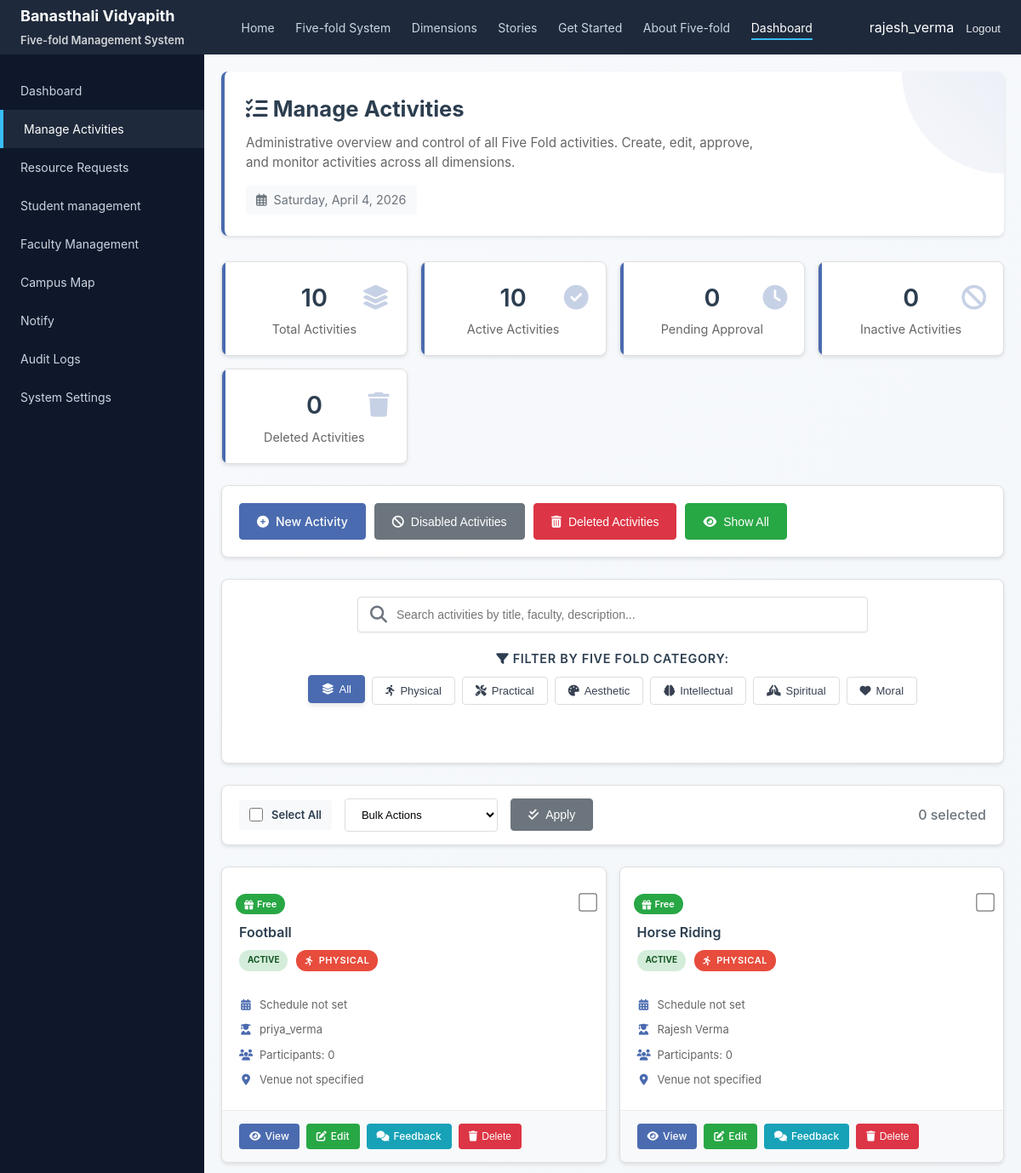
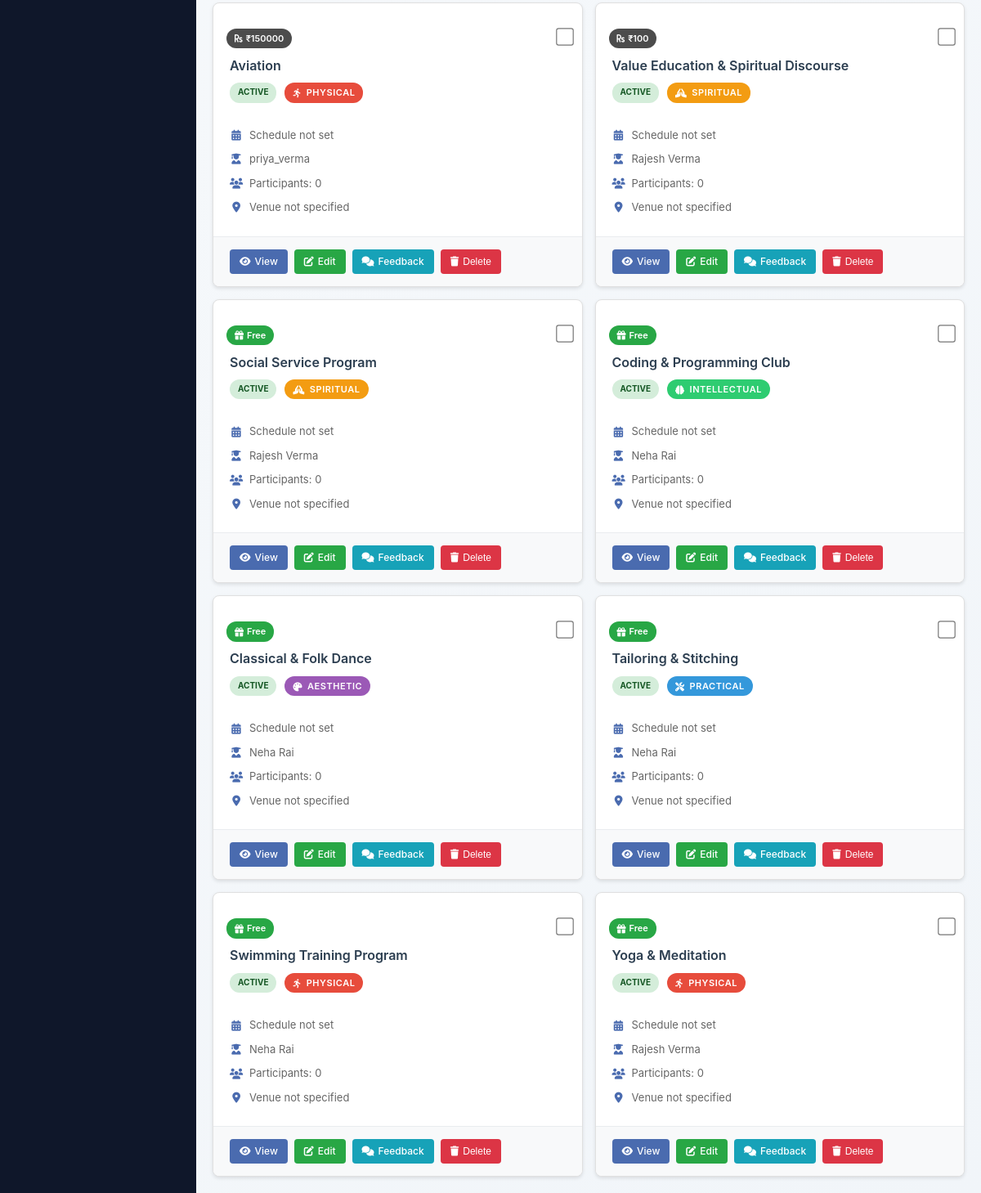
Page /admin-panel/activities/manage/ (signed in) on the committed database (2 pictures, top to bottom).
### activities_app/models.py (models this page shows, shortened)
class Activity(models.Model):
    title = models.CharField(max_length=200)
    description = models.TextField()
    fold = models.CharField(max_length=50)
    total_seats = models.IntegerField()
    filled_seats = models.IntegerField()
    quick_notes = models.TextField(blank=True)
    fee = models.PositiveIntegerField(default=0)
    latitude = models.FloatField(null=True, blank=True)
    longitude = models.FloatField(null=True, blank=True)
    faculty = models.ForeignKey(
        User,
        on_delete=models.CASCADE,
        related_name="activities"
    )

### activities_app/admin_views.py (the view)
@login_required
@user_passes_test(is_admin)
def manage_activities(request):
    activities = Activity.objects.select_related("faculty").order_by("-id")
    return render(
        request,
        "activities_app/admin/manage_activities.html",
        {"activities": activities},
    )

### activities_app/admin_views.py (called while the page is built)
def is_admin(user):
    return user.is_staff or user.is_superuser

### activities_app/templates/activities_app/admin/manage_activities.html (shortened to what this page needs)
{% load static %}
<!DOCTYPE html>
<html lang="en">
<head>
    <link rel="stylesheet" href="{% static 'auth_app/css/dashboard.css' %}">
    <link rel="stylesheet" href="{% static 'activities_app/css/browse_activities.css' %}">
    <link rel="stylesheet" href="https://cdnjs.cloudflare.com/ajax/libs/font-awesome/6.4.0/css/all.min.css">
</head>
<body class="faculty-dashboard">
<header class="top-nav">
    <div class="logo">
        <strong>Banasthali Vidyapith</strong><br>
        <span style="font-size:13px; opacity:0.8;">
            Five-fold Management System
        </span>
    </div>
    <nav>
        <a href="/">Home</a>
        <a href="/fivefold/">Five-fold System</a>
        <a href="/dimensions/">Dimensions</a>
        <a href="/stories/">Stories</a>
        <a href="/get-started/">Get Started</a>
        <a href="/about/">About Five-fold</a>
        <a href="{% url 'admin_dashboard' %}" class="active">Dashboard</a>
    </nav>
    <div class="user-actions">
        <a href="#" class="profile-btn">
            {{ request.user.username }}
        </a>
        <form method="post" action="{% url 'logout' %}">
            <button type="submit">Logout</button>
        </form>
    </div>
</header>
<div class="dashboard-layout">
   <aside class="sidebar">
        <a href="{% url 'admin_dashboard' %}" >Dashboard</a>
        <a href="{% url 'admin_manage_activities' %}" class="active">Manage Activities</a>
        <a href="{% url 'admin_resource_requests' %}">Resource Requests</a>
        <a href="{% url 'admin_students_list' %}">Student management</a>
        <a href="{% url 'admin_faculty_hub' %}">Faculty Management</a>
        <a href="#" onclick="showCampusMap(event)">Campus Map</a>
        <a href="/admin-panel/notifications/">Notify</a>
        <a href="{% url 'audit_logs' %}">
        <span>Audit Logs</span>
    </a>
        <a href="{% url 'system_settings' %}">
        <span>System Settings</span>
    </a>
    </aside>
    <main class="content">
        <div class="welcome-section">
            <h1><i class="fas fa-tasks"></i> Manage Activities</h1>
            <p>Administrative overview and control of all Five Fold activities. Create, edit, approve, and monitor activities across all dimensions.</p>
            <div class="date-badge">
                <i class="far fa-calendar-alt"></i>
                <span id="current-date">{{ current_date|date:"F j, Y" }}</span>
            </div>
        </div>
        <div class="stats-grid">
            <div class="stat-card">
                <div class="stat-icon"><i class="fas fa-layer-group"></i></div>
                <h3 id="total-count">{{ activities|length }}</h3>
                <p>Total Activities</p>
            </div>
            <div class="stat-card">
                <div class="stat-icon"><i class="fas fa-check-circle"></i></div>
                <h3 id="active-count">0</h3>
                <p>Active Activities</p>
            </div>
            <div class="stat-card">
                <div class="stat-icon"><i class="fas fa-clock"></i></div>
                <h3 id="pending-count">0</h3>
                <p>Pending Approval</p>
            </div>
            <div class="stat-card">
                <div class="stat-icon"><i class="fas fa-ban"></i></div>
                <h3 id="inactive-count">0</h3>
                <p>Inactive Activities</p>
            </div>
            <div class="stat-card">
                <div class="stat-icon"><i class="fas fa-trash"></i></div>
                <h3 id="deleted-count">0</h3>
                <p>Deleted Activities</p>
            </div>
        </div>
        <div class="admin-actions-bar">
            <a href="{% url 'admin_create_activity' %}" class="btn btn-primary">
                <i class="fas fa-plus-circle"></i> New Activity
            </a>
            <button onclick="filterActivitiesByStatus('inactive')" class="btn btn-secondary">
                <i class="fas fa-ban"></i> Disabled Activities
            </button>
            <button onclick="filterActivitiesByStatus('deleted')" class="btn btn-danger">
                <i class="fas fa-trash-alt"></i> Deleted Activities
            </button>
            <button onclick="showAllActivities()" class="btn btn-success">
                <i class="fas fa-eye"></i> Show All
            </button>
        </div>
        <div class="search-filters-section">
            <div class="search-container">
                <i class="fas fa-search search-icon"></i>
                <input type="text" id="searchInput" class="search-box"
                       placeholder="Search activities by title, faculty, description...">
            </div>
            <div class="filters-container">
                <span class="filters-label">
                    <i class="fas fa-filter"></i> Filter by Five Fold Category:
                </span>
                <div class="filters">
                    <button class="filter-btn active" onclick="filterByFold('all')">
                        <i class="fas fa-layer-group"></i> All
                    </button>
                    <button class="filter-btn" onclick="filterByFold('physical')">
                        <i class="fas fa-running"></i> Physical
                    </button>
                    <button class="filter-btn" onclick="filterByFold('practical')">
                        <i class="fas fa-tools"></i> Practical
                    </button>
                    <button class="filter-btn" onclick="filterByFold('aesthetic')">
                        <i class="fas fa-palette"></i> Aesthetic
                    </button>
                    <button class="filter-btn" onclick="filterByFold('intellectual')">
                        <i class="fas fa-brain"></i> Intellectual
                    </button>
                    <button class="filter-btn" onclick="filterByFold('spiritual')">
                        <i class="fas fa-hands-praying"></i> Spiritual
                    </button>
                    <button class="filter-btn" onclick="filterByFold('moral')">
                        <i class="fas fa-heart"></i> Moral
                    </button>
                </div>
            </div>
        </div>
        <div class="bulk-actions-container">
            <div class="bulk-select-all">
                <input type="checkbox" id="selectAll" onchange="toggleSelectAll(this)">
                <label for="selectAll" style="font-weight: 600; color: #2c3e50;">
                    Select All
                </label>
            </div>
            <select class="bulk-select" id="bulkAction">
                <option value="">Bulk Actions</option>
            </select>
            <button onclick="applyBulkAction()" class="btn btn-secondary">
                <i class="fas fa-check-double"></i> Apply
            </button>
            <span style="margin-left: auto; color: #6c757d; font-weight: 500;" id="selectedCount">
            </span>
        </div>
        <div class="activity-grid">
            {% for activity in activities %}
            <div class="activity-card"
                 data-id="{{ activity.id }}"
                 data-fold="{{ activity.fold|lower }}"
                 data-status="{{ activity.status|default:'active'|lower }}"
                 data-title="{{ activity.title|lower }}"
                 data-faculty="{% if activity.faculty %}{{ activity.faculty.get_full_name|lower }}{% endif %}"
                 data-description="{{ activity.description|lower }}">
                <div class="activity-card-top">
                    <input type="checkbox" class="bulk-checkbox"
                           onchange="updateSelectedCount()"
                           data-activity-id="{{ activity.id }}">
                    {% if activity.fee and activity.fee > 0 %}
                    <div class="fee-badge">
                        <i class="fas fa-rupee-sign"></i> ₹{{ activity.fee }}
                    </div>
                    {% else %}
                    <div class="fee-badge free">
                        <i class="fas fa-gift"></i> Free
                    </div>
                    {% endif %}
                </div>
                <div class="activity-card-content">
                    <div class="activity-card-header">
                        <h3 title="{{ activity.title }}">{{ activity.title|truncatechars:60 }}</h3>
                        <div class="activity-badges">
                            <div class="status-badge status-{{ activity.status|default:'active'|lower }}">
                                {{ activity.status|default:"Active"|title }}
                            </div>
                            <div class="fold-badge {{ activity.fold|lower }}">
                                <i class="fas fa-{% if activity.fold == 'Physical' %}running{% elif activity.fold == 'Practical' %}tools{% elif activity.fold == 'Aesthetic' %}palette{% elif activity.fold == 'Intellectual' %}brain{% elif activity.fold == 'Spiritual' %}hands-praying{% else %}heart{% endif %}"></i>
                                {{ activity.fold }}
                            </div>
                        </div>
                    </div>
                    <div class="activity-meta">
                        <div class="meta-item">
                            <i class="fas fa-calendar-alt"></i>
                            <span>{{ activity.schedule|default:"Schedule not set" }}</span>
                        </div>
                        <div class="meta-item">
                            <i class="fas fa-user-graduate"></i>
                            <span>
                                {% if activity.faculty %}
                                    {{ activity.faculty.get_full_name|default:activity.faculty.username }}
                                {% else %}
                                    <em style="color: #dc3545;">Faculty not assigned</em>
                                {% endif %}
                            </span>
                        </div>
                        <div class="meta-item">
                            <i class="fas fa-users"></i>
                            <span>Participants: {{ activity.participants_count|default:"0" }}</span>
                        </div>
                        <div class="meta-item">
                            <i class="fas fa-map-marker-alt"></i>
                            <span>{{ activity.venue|default:"Venue not specified" }}</span>
                        </div>
                    </div>
                </div>
                <div class="activity-actions">
                    <a href="{% url 'activity_detail' activity.id %}"
                       class="action-btn view" target="_blank">
                        <i class="fas fa-eye"></i> View
                    </a>
                    <a href="{% url 'admin_activity_edit' activity.id %}"
                       class="action-btn edit">
                        <i class="fas fa-edit"></i> Edit
                    </a>
                    <a href="{% url 'admin_activity_feedback' activity.id %}"
                       class="action-btn feedback">
                        <i class="fas fa-comments"></i> Feedback
                    </a>
                    {% if activity.status == 'deleted' %}
                    <button onclick="restoreActivity('{{ activity.id }}', '{{ activity.title }}')"
                            class="action-btn restore">
                        <i class="fas fa-trash-restore"></i> Restore
                    </button>
                    {% else %}
                    <button onclick="deleteActivity('{{ activity.id }}', '{{ activity.title }}')"
                            class="action-btn delete">
                        <i class="fas fa-trash"></i> Delete
                    </button>
                    {% endif %}
                </div>
            </div>
            {% endfor %}
        </div>
    </main>
</div>
</body>
</html>

### auth_app/static/auth_app/css/dashboard.css (style rules this page uses)
* { margin: 0; padding: 0; box-sizing: border-box; }
body { font-family: "Segoe UI", Arial, sans-serif; background: #f5f6fa; color: #1e293b; }
.top-nav { height: 64px; background: #1e293b; color: white; display: flex; align-items: center; justify-content: space-between; padding: 0 24px; }
.top-nav .logo { font-size: 18px; font-weight: 600; }
.top-nav nav a { color: #cbd5e1; margin: 0 10px; text-decoration: none; font-size: 14px; }
.top-nav nav a.active, .top-nav nav a:hover { color: #ffffff; border-bottom: 2px solid #38bdf8; padding-bottom: 4px; }
.user-actions { display: flex; align-items: center; gap: 14px; }
.profile-btn { color: white; text-decoration: none; }
.top-nav button { background: none; border: none; color: #e5e7eb; cursor: pointer; }
.dashboard-layout { display: flex; min-height: calc(100vh - 64px); }
.sidebar { width: 240px; background: #0f172a; padding-top: 20px; }
.sidebar a { display: block; padding: 12px 24px; color: #cbd5e1; text-decoration: none; font-size: 14px; }
.sidebar a.active, .sidebar a:hover { background: #1e293b; color: white; border-left: 4px solid #38bdf8; }
.content { flex: 1; padding: 16px 24px; }
.stats-grid { display: grid; grid-template-columns: repeat(auto-fit, minmax(180px, 1fr)); gap: 20px; margin-top: 30px; }
.stat-card { background: #fff; border: 1px solid #e5e7eb; border-radius: 8px; padding: 20px; text-align: center; }
.stat-card h3 { font-size: 28px; margin: 0; }
.stat-card p { margin: 6px 0 0; font-size: 14px; color: #6b7280; }

### rows in the picture
Activity: shows "Free", title "Football", status "ACTIVE", fold "PHYSICAL", schedule "Schedule not set", faculty.get_full_name "priya_verma", participants_count "0", venue "Venue not specified"
Activity: shows "Free", title "Horse Riding", status "ACTIVE", fold "PHYSICAL", schedule "Schedule not set", faculty.get_full_name "Rajesh Verma", participants_count "0", venue "Venue not specified"
Activity: fee "150000", title "Aviation", status "ACTIVE", fold "PHYSICAL", schedule "Schedule not set", faculty.get_full_name "priya_verma", participants_count "0", venue "Venue not specified"
Activity: fee "100", title "Value Education & Spiritual Discourse", status "ACTIVE", fold "SPIRITUAL", schedule "Schedule not set", faculty.get_full_name "Rajesh Verma", participants_count "0", venue "Venue not specified"
Activity: shows "Free", title "Social Service Program", status "ACTIVE", fold "SPIRITUAL", schedule "Schedule not set", faculty.get_full_name "Rajesh Verma", participants_count "0", venue "Venue not specified"
Activity: shows "Free", title "Coding & Programming Club", status "ACTIVE", fold "INTELLECTUAL", schedule "Schedule not set", faculty.get_full_name "Neha Rai", participants_count "0", venue "Venue not specified"
Activity: shows "Free", title "Classical & Folk Dance", status "ACTIVE", fold "AESTHETIC", schedule "Schedule not set", faculty.get_full_name "Neha Rai", participants_count "0", venue "Venue not specified"
Activity: shows "Free", title "Tailoring & Stitching", status "ACTIVE", fold "PRACTICAL", schedule "Schedule not set", faculty.get_full_name "Neha Rai", participants_count "0", venue "Venue not specified"
Activity: shows "Free", title "Swimming Training Program", status "ACTIVE", fold "PHYSICAL", schedule "Schedule not set", faculty.get_full_name "Neha Rai", participants_count "0", venue "Venue not specified"
Activity: shows "Free", title "Yoga & Meditation", status "ACTIVE", fold "PHYSICAL", schedule "Schedule not set", faculty.get_full_name "Rajesh Verma", participants_count "0", venue "Venue not specified"

### other values in the picture
{{ request.user.username }} "rajesh_verma"
{{ activities|length }} "10"
